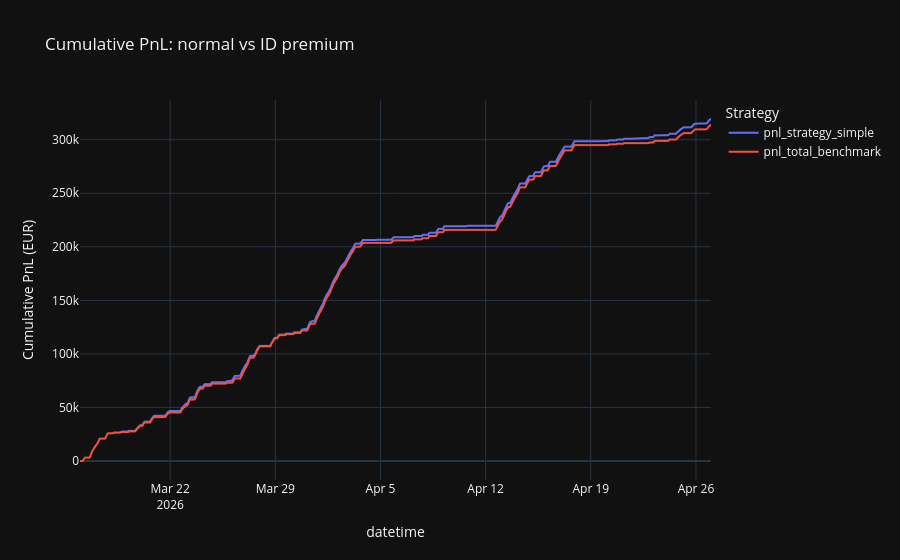

Here is the notebook cell this chart was saved with:
### Code cell
# Cumulative PnL plot
df_plot = df_pnl[["pnl_strategy_simple", "pnl_total_benchmark"]].cumsum().reset_index()
fig = px.line(df_plot, x="datetime", y=["pnl_strategy_simple", "pnl_total_benchmark"],
              labels={"value": "Cumulative PnL (EUR)", "variable": "Strategy"},
              title="Cumulative PnL: normal vs ID premium")
fig.show()

### Figure 1 — Plotly figure (JSON) as saved in the notebook; plotly's stock layout.template omitted (floating-point values rounded to 4 significant figures; data arrays with more than 128 entries replaced by an {"elided": "..."} marker saying what was removed)
{"data": [{"hovertemplate": "Strategy=pnl_strategy_simple<br>datetime=%{x}<br>Cumulative PnL (EUR)=%{y}<extra></extra>", "legendgroup": "pnl_strategy_simple", "line": {"color": "#636efa", "dash": "solid"}, "marker": {"symbol": "circle"}, "mode": "lines", "name": "pnl_strategy_simple", "showlegend": true, "x": {"elided": "1009 str values"}, "xaxis": "x", "y": {"elided": "1009 float values"}, "yaxis": "y", "type": "scattergl"}, {"hovertemplate": "Strategy=pnl_total_benchmark<br>datetime=%{x}<br>Cumulative PnL (EUR)=%{y}<extra></extra>", "legendgroup": "pnl_total_benchmark", "line": {"color": "#EF553B", "dash": "solid"}, "marker": {"symbol": "circle"}, "mode": "lines", "name": "pnl_total_benchmark", "showlegend": true, "x": {"elided": "1009 str values"}, "xaxis": "x", "y": {"elided": "1009 float values"}, "yaxis": "y", "type": "scattergl"}], "layout": {"xaxis": {"anchor": "y", "domain": [0.0, 1.0], "title": {"text": "datetime"}}, "yaxis": {"anchor": "x", "domain": [0.0, 1.0], "title": {"text": "Cumulative PnL (EUR)"}}, "legend": {"title": {"text": "Strategy"}, "tracegroupgap": 0}, "title": {"text": "Cumulative PnL: normal vs ID premium"}}}
